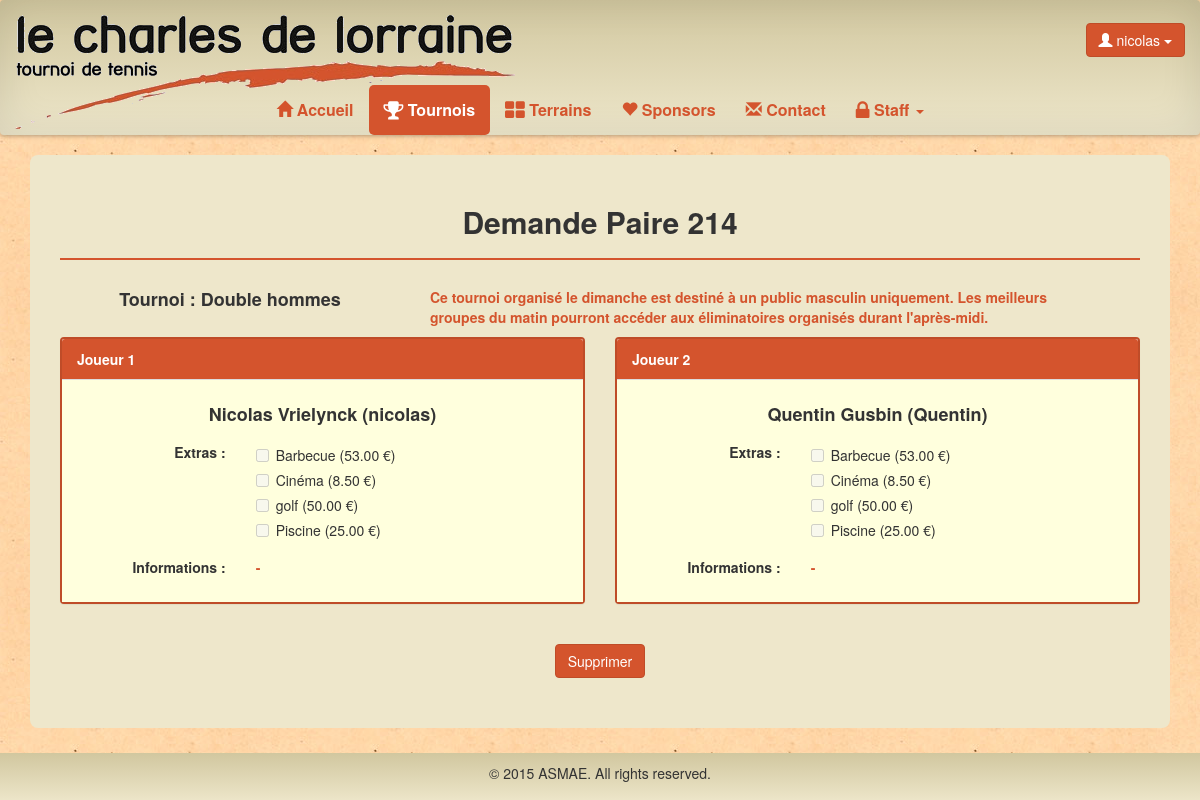
Screenshot of /tennis/tournoi/demande/Pair/214 (signed in) with the database file from the repository.
### tennis/models.py (models this page shows, shortened)
class Pair(models.Model):
	id = models.AutoField(primary_key=True, verbose_name="ID")
	tournoi = models.ForeignKey(Tournoi)
	user1 = models.ForeignKey(User, related_name='user1', verbose_name = "Utilisateur 1")
	user2 = models.ForeignKey(User, related_name='user2', verbose_name = "Utilisateur 2")
	extra1 = models.ManyToManyField(Extra, related_name='extra1')
	extra2 = models.ManyToManyField(Extra, related_name='extra2')
	comment1 = models.TextField(null=True, blank=True)
	comment2 = models.TextField(null=True, blank=True)
	confirm = models.BooleanField(default=False, verbose_name = "Confirmation")
	valid = models.BooleanField(default=False, verbose_name = "Validation")
	pay = models.BooleanField(default=False, verbose_name="Paiement")
	gagnant = models.BooleanField(default=False)
	finaliste = models.BooleanField(default=False)
	class Meta:
		verbose_name = 'Paire'
		permissions = (
			("Pair", "Manage Pair"),
        )

class Tournoi(models.Model):
	nom = models.CharField(max_length=50,primary_key=True)
	description = models.TextField(null=True)
	jour = models.CharField(max_length=50)
	status = models.ForeignKey(TournoiStatus,null=True,blank=True)
	arbre = models.ForeignKey(Arbre, null=True, blank=True)
	class Meta:
		verbose_name = 'Tournoi'
		permissions = (
			("TournoiDesFamilles", "Manage tournoi des familles"),
			("DoubleHommes", "Manage double hommes"),
			("DoubleFemmes", "Manage double femmes"),
			("DoubleMixte", "Manage double mixte"),
		)

class Participant(models.Model):
	user = models.OneToOneField(User,null=True)
	titre = models.CharField(max_length=5)
	nom = models.CharField(max_length=30)
	prenom = models.CharField(max_length=30, verbose_name="Prénom")
	rue = models.CharField(max_length=100)
	numero = models.CharField(max_length=10, verbose_name="Numéro")
	boite = models.CharField(max_length=10,null=True, blank=True)
	codepostal = models.CharField(max_length=10, verbose_name="Code postal")
	localite = models.CharField(max_length=30, verbose_name="Localité")
	telephone = models.CharField(max_length=30,null=True, blank=True, verbose_name="Téléphone")
	fax = models.CharField(max_length=30,null=True, blank=True)
	gsm = models.CharField(max_length=30,null=True)
	datenaissance = models.DateTimeField(null=True, verbose_name="Date de naissance")
	classement = models.CharField(max_length=10,null=True, blank=True)
	oldparticipant = models.BooleanField(default=False)
	isGroupLeader = models.BooleanField(default=False)
	isAccountActivated = models.BooleanField(default=True)
	class Meta:
		verbose_name = "Participant"
		permissions = (
			("User", "Manage User"),
			("Droit","Donner droit"),
		)

class Extra(models.Model):
	id = models.AutoField(primary_key=True)
	nom = models.CharField(max_length=30)
	prix = models.DecimalField(max_digits=11,decimal_places=2)
	commentaires = models.TextField(null=True)
	class Meta:
		verbose_name = "Extra"
		permissions = (
			("Extra", "Manage Extra"),
		)

### tennis/views.py (the view)
# urls.py: url(r'^tournoi/demande/Pair/(\d+)$','cancelPair'),
def cancelPair(request,id):
	pair = Pair.objects.filter(id=id)
	if len(pair) <1:
		return redirect(reverse(tournoi))
	pair = Pair.objects.filter(id=id)[0]
	if pair.user1 != request.user:
		return redirect(reverse(tournoi))
	if request.method == "POST":
		pair.delete()
		return redirect(reverse(tournoi))
	if request.user.is_authenticated():
		extra1 = pair.extra1.all()
		Ex = Extra.objects.all()
		extranot1 = list()
		for elem in Ex:
			contained = False
			for el in extra1:
				if elem.id == el.id:
					contained = True
			if contained == False:
				extranot1.append(Extra.objects.filter(id=elem.id)[0])
		return render(request,'tennis/cancelPair.html',locals())
	return redirect(reverse(home))

### tennis/templates/tennis/cancelPair.html (shortened to what this page needs)
{% extends "tennis/tournoi.html" %}
{% block body %}
<div class="container">
	<div class="content-box">
		<h2 class="center">Demande Paire {{ pair.id }}</h2>
		<hr class="line">
		<div class="row">
			<div class="col-sm-4 col-sm-offset-0">
				<h4 class="center">Tournoi : {{ pair.tournoi.nom }}</h4>
			</div>
			<div class="col-sm-7">
				<p class="info">{{ pair.tournoi.description }}</p>
			</div>
		</div>
		<div class="row">
			<div class="col-lg-6">
				<div class="panel panel-default">
					<div class="panel-heading">Joueur 1</div>
					<div class="panel-body">
						<h4 class="center">{{ pair.user1.participant.prenom }} {{ pair.user1.participant.nom }} ({{ pair.user1.username }})</h4>
						<div class="form-group">
					      <label class="info control-label col-sm-4" for="username">Extras : </label>
					      <div class="col-sm-8">
								{% for extra in extranot1 %}
					      	<div class="checkbox">
						      <label><input type="checkbox" value="{{ extra.id }}" disabled>{{ extra.nom }} ({{ extra.prix }} €)</label>
						    </div>
						    {% endfor %}
					      </div>
					    </div>
						<div class="form-group">
					      <label class="info control-label col-sm-4" for="username">Informations : </label>
					      <div class="col-sm-8">
					      	<p class="info">{% if pair.comment1 %}{{ pair.comment1 }}{% else %} - {% endif %}</p>
					      </div>
					    </div>
					</div>
				</div>
			</div>
			<div class="col-lg-6">
				<div class="panel panel-default">
					<div class="panel-heading">Joueur 2</div>
					<div class="panel-body">
						<h4 class="center">{{ pair.user2.participant.prenom }} {{ pair.user2.participant.nom }} ({{ pair.user2.username }})</h4>
						<div class="form-group">
					      <label class="info control-label col-sm-4" for="username">Extras : </label>
					      <div class="col-sm-8">
								{% for extra in extranot1 %}
					      	<div class="checkbox">
						      <label><input type="checkbox" value="{{ extra.id }}" disabled>{{ extra.nom }} ({{ extra.prix }} €)</label>
						    </div>
						    {% endfor %}
					      </div>
					    </div>
						<div class="form-group">
					      <label class="info control-label col-sm-4" for="username">Informations : </label>
					      <div class="col-sm-8">
					      	<p class="info">{% if pair.comment2 %}{{ pair.comment2 }}{% else %} - {% endif %}</p>
					      </div>
					    </div>
					</div>
				</div>
			</div>
		</div>
		<div style="margin-top:20px;">
			<form role="form" method="post" action="{% url "tennis.views.cancelPair" pair.id %}">
				<button class="btn-default btn center-block" type="button" data-toggle="modal" data-target="#myModal">Supprimer</button>
			</form>
		</div>
	</div>
</div>
{% endblock %}

### tennis/templates/tennis/base.html (shortened to what this page needs)
<!DOCTYPE html>
<html lang="fr">
<head>
    {% load static from staticfiles %}
  <link rel="stylesheet" type="text/css" href="{% static 'tennis/css/tennis.css' %}">
  <link rel="stylesheet" type="text/css" href="{% static 'tennis/css/gracket.css' %}">
  <link rel="stylesheet" href="http://maxcdn.bootstrapcdn.com/bootstrap/3.3.5/css/bootstrap.min.css">
  <link rel="stylesheet" href="https://maxcdn.bootstrapcdn.com/font-awesome/4.4.0/css/font-awesome.min.css">
</head>
<body>
      <nav class="effect6 navbar navbar-default" role="navigation">
        <div class="container-fluid">
          <div class="navbar-header" style="width:100%;">
            <a class="navbar-brand navbar-img" style="padding-bottom:70px;" href="{% url "tennis.views.home" %}"><img src="{% static 'tennis/img/logo.png' %}"></a>
            <div class="username btn-group pull-right navbar-btn">
              {% if user.is_authenticated %}
              <button class="btn btn-default dropdown-toggle" type="button" data-toggle="dropdown"><span class="glyphicon glyphicon-user" aria-hidden="true"></span> {{ user.username }}
                <span class="caret"></span></button>
              {% endif %}
            </div>
          </div>
          <div class="collapse navbar-collapse" id="bs-example-navbar-collapse-1">
            <ul class="nav navbar-nav">
              <li {% block nav-home %}{% endblock %}><a href="{% url "tennis.views.home" %}"><span class="glyphicon glyphicon-home" aria-hidden="true"></span> Accueil</a></li>
              {% if user.is_authenticated %}
              <li {% block nav-tournoi %}{% endblock %}><a href="{% url "tennis.views.tournoi" %}"><i class="fa fa-trophy fa-lg"></i> Tournois</a></li>
              <li {% block nav-terrain %}{% endblock %}><a href="{% url "tennis.views.terrain" %}"><i class="fa fa-th-large fa-lg"></i> Terrains</a></li>
              {% endif %}
              <li {% block nav-sponsors %}{% endblock %}><a href="{% url "tennis.views.sponsors" %}"><span class="glyphicon glyphicon-heart" aria-hidden="true"></span> Sponsors</a></li>
              <li {% block nav-contact %}{% endblock %}><a href="{% url "tennis.views.contact" %}"><span class="glyphicon glyphicon-envelope" aria-hidden="true"></span> Contact</a></li>
              {% if perms.auth.Pair or perms.tennis.Extra or perms.auth.User or perms.tennis.Court or perms.tennis.DoubleHommes or perms.tennis.DoubleFemmes or perms.tennis.DoubleMixte or perms.tennis.TournoiDesFamilles or  perms.auth.Droit %}
              <li {% block nav-staff %}class="dropdown"{% endblock %}><a class="dropdown-toggle" data-toggle="dropdown" href="#"><i class="fa fa-lock fa-lg"></i> Staff <span class="caret"></span></a>
              </li>
              {% endif %}
              </ul>
          </div>
        </div>
      </nav>
    <div class="demo">
      {% block body %}
     {% endblock %}
    </div>
    <div class="footer no-print" id="foot01"></div>
</body>
</html>

### tennis/static/tennis/css/tennis.css (style rules this page uses)
html { height: 100%; box-sizing: border-box; }
*, *:before, *:after { box-sizing: inherit; }
body { position: relative; margin: 0; padding-bottom: 6rem; min-height: 100%; font-family: "Helvetica Neue", Arial, sans-serif; }
body, html { background-image: url("../img/bg.jpg"); }
h1, h2, h3, h4, h5, h6 { font-weight: bold !important; }
nav { font-size: 16px; background-color: rgba(238, 231, 203, 1); background: -webkit-linear-gradient(top, rgba(209, 199, 159, 1) 0%, rgba(238, 231, 203, 1) 100%); background: linear-gradient(to bottom, rgba(209, 199, 159, 1) 0%, rgba(238, 231, 203, 1) 100%); border-bottom-width: 0px!important; border-width: 0px!important; }
.effect6 { position:relative; -webkit-box-shadow:0 1px 4px rgba(0, 0, 0, 0.3), 0 0 40px rgba(0, 0, 0, 0.1) inset; -moz-box-shadow:0 1px 4px rgba(0, 0, 0, 0.3), 0 0 40px rgba(0, 0, 0, 0.1) inset; box-shadow:0 1px 4px rgba(0, 0, 0, 0.3), 0 0 40px rgba(0, 0, 0, 0.1) inset; }
.effect6:before, .effect6:after { content:""; position:absolute; z-index:-1; -webkit-box-shadow:0 0 20px rgba(0,0,0,0.8); -moz-box-shadow:0 0 20px rgba(0,0,0,0.8); box-shadow:0 0 20px rgba(0,0,0,0.8); top:50%; bottom:0; left:10px; right:10px; -moz-border-radius:100px / 10px; border-radius:100px / 10px; }
.effect6:after { right:10px; left:auto; -webkit-transform:skew(8deg) rotate(3deg); -moz-transform:skew(8deg) rotate(3deg); -ms-transform:skew(8deg) rotate(3deg); -o-transform:skew(8deg) rotate(3deg); transform:skew(8deg) rotate(3deg); }
.navbar-default .navbar-brand { color: black !important; }
.navbar-default .navbar-nav > li > a { color: #D4542D !important; font-weight: bold; }
.navbar-default .navbar-nav > .active > a, .navbar-default .navbar-nav > .active > a:hover, .navbar-default .navbar-nav > .active > a:focus { color: white !important; background-color: #D4542D !important; border-radius: 5px; }
.username, .navbar-img { display: none !important; }
@media (min-width:768px) { .username, .navbar-img { display: inherit!important; float:right; padding-top:15px; text-align: right; } }
@media (min-width:768px) { .navbar-img { display: inherit; } }
@media (min-width:768px) { .navbar .navbar-nav { display: inline-block; float: none; vertical-align: top; } }
@media (min-width:768px) { .navbar .navbar-collapse { text-align: center; } }
.content-box { background-color: rgba(238, 231, 203, 1); border-radius: 8px; padding-top: 30px; padding-bottom: 50px; padding-right: 30px; padding-left: 30px; margin-bottom: 15px; }
.center { text-align:center; }
.btn-default { background-color: #D4542D !important; border-color: #BF4C28 !important; color:white !important; }
hr.line { border-color: #D4542D; border-width: 2px; }
.panel-body { background-color: #FFFFDD; }
.panel-heading { background-color: #D4542D !important; color: white !important; font-weight: bold; }
.panel-default { border: solid 2px #BF4C28 !important; }
p.info { padding-top: 7px; font-weight: bold; color: #D4542D; }
label.info { padding-top: 7px; text-align: right; }
.footer { position: absolute; right: 0; bottom: 0; left: 0; padding: 1rem; background-color: rgba(238, 231, 203, 1); background: -webkit-linear-gradient(top, rgba(209, 199, 159, 1) 0%, rgba(238, 231, 203, 1) 100%); background: linear-gradient(to bottom, rgba(209, 199, 159, 1) 0%, rgba(238, 231, 203, 1) 100%); text-align: center; }

### rows the page displays
Pair: id "214", tournoi.nom "Double hommes", tournoi.description "Ce tournoi organisé le dimanche est destiné à un public masculin uniquement. Les meilleurs groupes du matin pourront accéder aux éliminatoires organisés durant l'après-midi.", user1.participant.prenom "Nicolas", user1.participant.nom "Vrielynck", user1.username "nicolas", user2.participant.prenom "Quentin", user2.participant.nom "Gusbin", user2.username "Quentin"
Extra: nom "Barbecue", prix "53.00"
Extra: nom "Cinéma", prix "8.50"
Extra: nom "golf", prix "50.00"
Extra: nom "Piscine", prix "25.00"

### other values shown
{{ user.username }} "nicolas"
